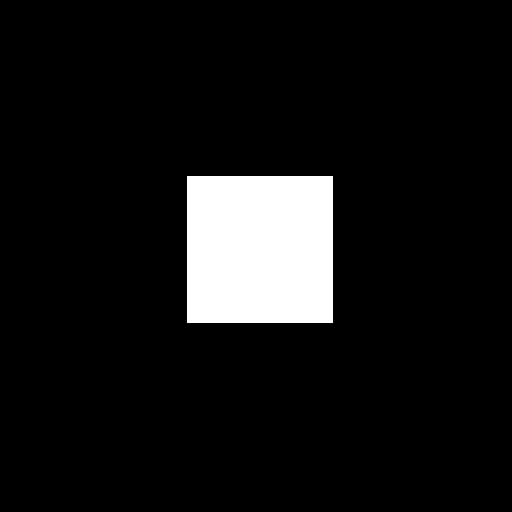
%> input picture poc/poclab9/kwadratS.png, 512 x 512 px
$ octave calyprogram.m   (GNU Octave 9; MATLAB toolbox functions it lacks are replaced by stand-ins)
%> lines starting %> are read from the running program, lines starting %| are printed output that depends on the picture; in (x1, y1, x2, y2) boxes, pixels count from 0 and x2, y2 are one past the last pixel; in counts of white or black regions, pixels touching at a corner belong together; the program's own positions count from 1
clear all;
clc;

I=imread('kwadratS.png');
%> I is the input picture: size 512x512 uint8; 8.2% white; 1 white region, box (x1, y1, x2, y2) and area: (187, 176, 333, 323) 21462
IO=imread('kolkoS.png');
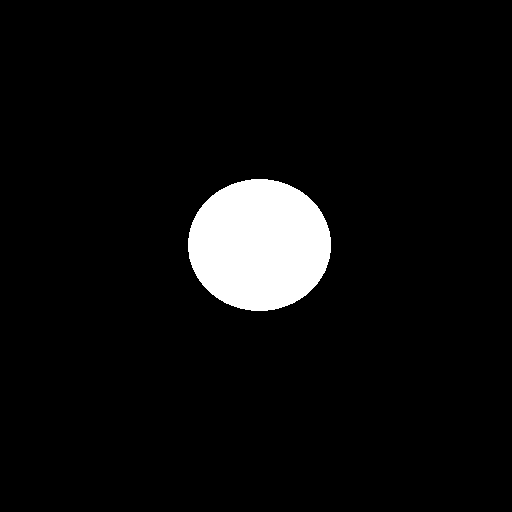
%> input picture poc/poclab9/kolkoS.png, 512 x 512 px
%> IO is the input picture: size 512x512 uint8; 5.6% white; 1 white region, box (x1, y1, x2, y2) and area: (188, 179, 331, 311) 14802
Itroj=imread('trojkatS.png');
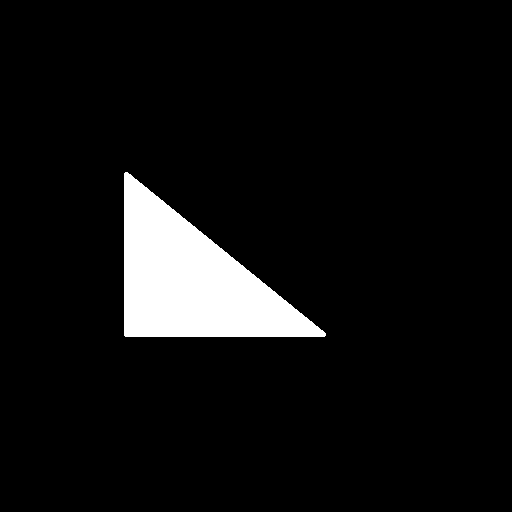
%> input picture poc/poclab9/trojkatS.png, 512 x 512 px
%> Itroj is the input picture: size 512x512 uint8; 6.6% white; 1 white region, box (x1, y1, x2, y2) and area: (124, 172, 326, 337) 17315
%> (the run ends here)
